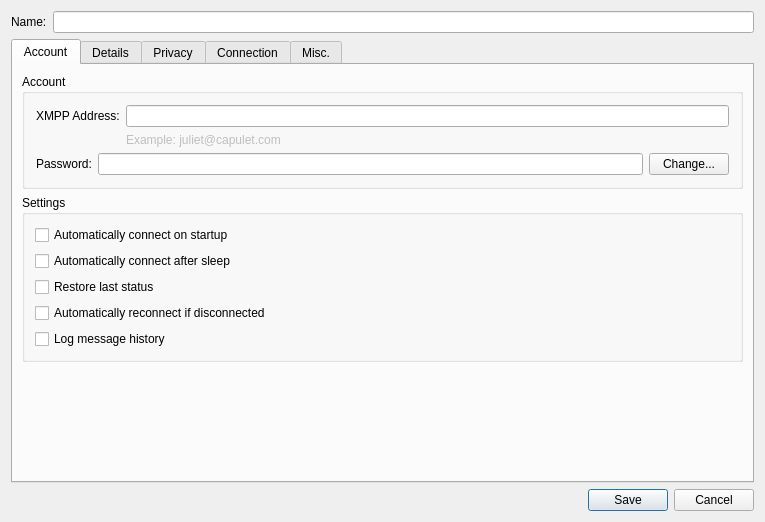
<?xml version="1.0" encoding="UTF-8"?>
<ui version="4.0">
 <class>AccountModify</class>
 <widget class="QDialog" name="AccountModify">
  <property name="geometry">
   <rect>
    <x>0</x>
    <y>0</y>
    <width>765</width>
    <height>522</height>
   </rect>
  </property>
  <property name="windowTitle">
   <string>Account Properties</string>
  </property>
  <layout class="QVBoxLayout" name="_2">
   <item>
    <layout class="QHBoxLayout" name="_3">
     <item>
      <widget class="QLabel" name="lb_name">
       <property name="text">
        <string>Name:</string>
       </property>
      </widget>
     </item>
     <item>
      <widget class="QLineEdit" name="le_name"/>
     </item>
    </layout>
   </item>
   <item>
    <widget class="QTabWidget" name="tab_main">
     <property name="tabShape">
      <enum>QTabWidget::Rounded</enum>
     </property>
     <property name="currentIndex">
      <number>0</number>
     </property>
     <widget class="QWidget" name="tab_account">
      <attribute name="title">
       <string>Account</string>
      </attribute>
      <layout class="QVBoxLayout">
       <property name="spacing">
        <number>6</number>
       </property>
       <property name="margin">
        <number>9</number>
       </property>
       <item>
        <widget class="QGroupBox" name="gb_account">
         <property name="title">
          <string>Account</string>
         </property>
         <layout class="QVBoxLayout">
          <property name="spacing">
           <number>6</number>
          </property>
          <property name="margin">
           <number>11</number>
          </property>
          <item>
           <layout class="QGridLayout">
            <property name="margin">
             <number>0</number>
            </property>
            <property name="spacing">
             <number>6</number>
            </property>
            <item row="1" column="1">
             <widget class="QLabel" name="lb_example">
              <property name="enabled">
               <bool>false</bool>
              </property>
              <property name="text">
               <string>Example: juliet@capulet.com</string>
              </property>
             </widget>
            </item>
            <item row="0" column="0">
             <widget class="QLabel" name="lb_jid">
              <property name="text">
               <string>XMPP Address:</string>
              </property>
             </widget>
            </item>
            <item row="0" column="1">
             <widget class="QLineEdit" name="le_jid"/>
            </item>
           </layout>
          </item>
          <item>
           <layout class="QHBoxLayout">
            <property name="spacing">
             <number>6</number>
            </property>
            <property name="margin">
             <number>0</number>
            </property>
            <item>
             <widget class="QLabel" name="textLabel1">
              <property name="text">
               <string>Password:</string>
              </property>
             </widget>
            </item>
            <item>
             <widget class="QLineEdit" name="le_pass">
              <property name="echoMode">
               <enum>QLineEdit::Password</enum>
              </property>
             </widget>
            </item>
            <item>
             <widget class="QPushButton" name="pb_changepw">
              <property name="text">
               <string>Change...</string>
              </property>
             </widget>
            </item>
           </layout>
          </item>
         </layout>
        </widget>
       </item>
       <item>
        <widget class="QGroupBox" name="groupBox46">
         <property name="title">
          <string>Settings</string>
         </property>
         <layout class="QVBoxLayout">
          <property name="spacing">
           <number>6</number>
          </property>
          <property name="margin">
           <number>10</number>
          </property>
          <item>
           <widget class="QCheckBox" name="ck_auto">
            <property name="text">
             <string>Automatically connect on startup</string>
            </property>
           </widget>
          </item>
          <item>
           <widget class="QCheckBox" name="ck_connectAfterSleep">
            <property name="text">
             <string>Automatically connect after sleep</string>
            </property>
           </widget>
          </item>
          <item>
           <widget class="QCheckBox" name="ck_autoSameStatus">
            <property name="text">
             <string>Restore last status</string>
            </property>
           </widget>
          </item>
          <item>
           <widget class="QCheckBox" name="ck_reconn">
            <property name="text">
             <string>Automatically reconnect if disconnected</string>
            </property>
           </widget>
          </item>
          <item>
           <widget class="QCheckBox" name="ck_log">
            <property name="text">
             <string>Log message history</string>
            </property>
           </widget>
          </item>
         </layout>
        </widget>
       </item>
       <item>
        <spacer>
         <property name="orientation">
          <enum>Qt::Vertical</enum>
         </property>
         <property name="sizeType">
          <enum>QSizePolicy::Expanding</enum>
         </property>
         <property name="sizeHint" stdset="0">
          <size>
           <width>20</width>
           <height>0</height>
          </size>
         </property>
        </spacer>
       </item>
      </layout>
     </widget>
     <widget class="QWidget" name="tab_details">
      <attribute name="title">
       <string>Details</string>
      </attribute>
      <layout class="QVBoxLayout">
       <property name="spacing">
        <number>6</number>
       </property>
       <property name="margin">
        <number>9</number>
       </property>
       <item>
        <widget class="QGroupBox" name="gb_personal">
         <property name="title">
          <string>Personal Information</string>
         </property>
         <layout class="QVBoxLayout">
          <property name="spacing">
           <number>6</number>
          </property>
          <property name="margin">
           <number>11</number>
          </property>
          <item>
           <widget class="QLabel" name="TextLabel3">
            <property name="text">
             <string>&lt;qt&gt;Information about you is stored as a VCard on the server, which other people can retrieve at any time.&lt;/qt&gt;</string>
            </property>
            <property name="wordWrap">
             <bool>true</bool>
            </property>
           </widget>
          </item>
          <item>
           <layout class="QHBoxLayout">
            <property name="spacing">
             <number>6</number>
            </property>
            <property name="margin">
             <number>0</number>
            </property>
            <item>
             <spacer>
              <property name="orientation">
               <enum>Qt::Horizontal</enum>
              </property>
              <property name="sizeType">
               <enum>QSizePolicy::Expanding</enum>
              </property>
              <property name="sizeHint" stdset="0">
               <size>
                <width>0</width>
                <height>0</height>
               </size>
              </property>
             </spacer>
            </item>
            <item>
             <widget class="QPushButton" name="pb_vcard">
              <property name="text">
               <string>Edit Personal &amp;Details...</string>
              </property>
             </widget>
            </item>
           </layout>
          </item>
         </layout>
        </widget>
       </item>
       <item>
        <widget class="QGroupBox" name="gb_pgp">
         <property name="title">
          <string>OpenPGP</string>
         </property>
         <layout class="QVBoxLayout">
          <property name="spacing">
           <number>6</number>
          </property>
          <property name="margin">
           <number>10</number>
          </property>
          <item>
           <layout class="QHBoxLayout">
            <property name="spacing">
             <number>6</number>
            </property>
            <property name="margin">
             <number>0</number>
            </property>
            <item>
             <widget class="IconLabel" name="lb_keyicon" native="true"/>
            </item>
            <item>
             <widget class="QLabel" name="lb_keyname">
              <property name="sizePolicy">
               <sizepolicy hsizetype="Expanding" vsizetype="Preferred">
                <horstretch>0</horstretch>
                <verstretch>0</verstretch>
               </sizepolicy>
              </property>
              <property name="text">
               <string>placeholder2</string>
              </property>
             </widget>
            </item>
           </layout>
          </item>
          <item>
           <layout class="QHBoxLayout">
            <property name="spacing">
             <number>6</number>
            </property>
            <property name="margin">
             <number>0</number>
            </property>
            <item>
             <spacer>
              <property name="orientation">
               <enum>Qt::Horizontal</enum>
              </property>
              <property name="sizeType">
               <enum>QSizePolicy::Expanding</enum>
              </property>
              <property name="sizeHint" stdset="0">
               <size>
                <width>0</width>
                <height>20</height>
               </size>
              </property>
             </spacer>
            </item>
            <item>
             <widget class="QPushButton" name="pb_key">
              <property name="text">
               <string>Select &amp;Key...</string>
              </property>
             </widget>
            </item>
            <item>
             <widget class="QPushButton" name="pb_keyclear">
              <property name="text">
               <string>Use None</string>
              </property>
             </widget>
            </item>
           </layout>
          </item>
         </layout>
        </widget>
       </item>
       <item>
        <spacer>
         <property name="orientation">
          <enum>Qt::Vertical</enum>
         </property>
         <property name="sizeType">
          <enum>QSizePolicy::Expanding</enum>
         </property>
         <property name="sizeHint" stdset="0">
          <size>
           <width>20</width>
           <height>0</height>
          </size>
         </property>
        </spacer>
       </item>
      </layout>
     </widget>
     <widget class="QWidget" name="tab_privacy">
      <attribute name="title">
       <string>Privacy</string>
      </attribute>
      <layout class="QVBoxLayout">
       <property name="spacing">
        <number>6</number>
       </property>
       <property name="margin">
        <number>9</number>
       </property>
       <item>
        <widget class="QStackedWidget" name="ws_privacy">
         <property name="currentIndex">
          <number>1</number>
         </property>
         <widget class="QWidget" name="pg_privacyStatus">
          <layout class="QVBoxLayout">
           <property name="spacing">
            <number>6</number>
           </property>
           <property name="margin">
            <number>0</number>
           </property>
           <item>
            <spacer>
             <property name="orientation">
              <enum>Qt::Vertical</enum>
             </property>
             <property name="sizeHint" stdset="0">
              <size>
               <width>20</width>
               <height>0</height>
              </size>
             </property>
            </spacer>
           </item>
           <item>
            <widget class="QLabel" name="lb_privacyStatus">
             <property name="text">
              <string/>
             </property>
             <property name="alignment">
              <set>Qt::AlignCenter</set>
             </property>
            </widget>
           </item>
           <item>
            <spacer>
             <property name="orientation">
              <enum>Qt::Vertical</enum>
             </property>
             <property name="sizeHint" stdset="0">
              <size>
               <width>20</width>
               <height>0</height>
              </size>
             </property>
            </spacer>
           </item>
          </layout>
         </widget>
         <widget class="QWidget" name="pg_privacy">
          <layout class="QVBoxLayout">
           <property name="spacing">
            <number>6</number>
           </property>
           <property name="margin">
            <number>0</number>
           </property>
           <item>
            <widget class="QGroupBox" name="groupBox">
             <property name="title">
              <string>Blocked Contacts</string>
             </property>
             <layout class="QHBoxLayout">
              <property name="spacing">
               <number>6</number>
              </property>
              <property name="margin">
               <number>9</number>
              </property>
              <item>
               <widget class="QListView" name="lv_blocked"/>
              </item>
              <item>
               <layout class="QVBoxLayout">
                <property name="spacing">
                 <number>6</number>
                </property>
                <property name="margin">
                 <number>0</number>
                </property>
                <item>
                 <widget class="QPushButton" name="pb_addBlock">
                  <property name="text">
                   <string>Add</string>
                  </property>
                 </widget>
                </item>
                <item>
                 <widget class="QPushButton" name="pb_removeBlock">
                  <property name="text">
                   <string>Remove</string>
                  </property>
                 </widget>
                </item>
                <item>
                 <spacer>
                  <property name="orientation">
                   <enum>Qt::Vertical</enum>
                  </property>
                  <property name="sizeHint" stdset="0">
                   <size>
                    <width>20</width>
                    <height>0</height>
                   </size>
                  </property>
                 </spacer>
                </item>
               </layout>
              </item>
             </layout>
            </widget>
           </item>
           <item>
            <layout class="QHBoxLayout">
             <property name="spacing">
              <number>6</number>
             </property>
             <property name="margin">
              <number>0</number>
             </property>
             <item>
              <widget class="QLabel" name="lb_customPrivacy">
               <property name="text">
                <string>You are using advanced settings. This list may not be accurate.</string>
               </property>
               <property name="wordWrap">
                <bool>true</bool>
               </property>
              </widget>
             </item>
             <item>
              <spacer>
               <property name="orientation">
                <enum>Qt::Horizontal</enum>
               </property>
               <property name="sizeHint" stdset="0">
                <size>
                 <width>0</width>
                 <height>20</height>
                </size>
               </property>
              </spacer>
             </item>
             <item>
              <widget class="QPushButton" name="pb_privacy">
               <property name="text">
                <string>Advanced ...</string>
               </property>
              </widget>
             </item>
            </layout>
           </item>
          </layout>
         </widget>
        </widget>
       </item>
      </layout>
     </widget>
     <widget class="QWidget" name="tab_connection">
      <attribute name="title">
       <string>Connection</string>
      </attribute>
      <layout class="QVBoxLayout">
       <property name="spacing">
        <number>6</number>
       </property>
       <property name="margin">
        <number>9</number>
       </property>
       <item>
        <layout class="QHBoxLayout">
         <property name="spacing">
          <number>6</number>
         </property>
         <property name="margin">
          <number>0</number>
         </property>
         <item>
          <widget class="QLabel" name="lb_proxy">
           <property name="text">
            <string>Connection proxy:</string>
           </property>
          </widget>
         </item>
         <item>
          <widget class="QLabel" name="lb_proxychooser">
           <property name="text">
            <string>proxychooser</string>
           </property>
          </widget>
         </item>
        </layout>
       </item>
       <item>
        <widget class="QCheckBox" name="ck_compress">
         <property name="text">
          <string>Compress traffic (if possible)</string>
         </property>
        </widget>
       </item>
       <item>
        <widget class="QCheckBox" name="ck_keepAlive">
         <property name="text">
          <string>Send &quot;keep-alive&quot; packets (to prevent timeouts)</string>
         </property>
        </widget>
       </item>
       <item>
        <widget class="QCheckBox" name="ck_host">
         <property name="text">
          <string>Manually Specify Server Host/Port:</string>
         </property>
        </widget>
       </item>
       <item>
        <layout class="QHBoxLayout">
         <property name="spacing">
          <number>6</number>
         </property>
         <property name="margin">
          <number>0</number>
         </property>
         <item>
          <widget class="QLabel" name="lb_host">
           <property name="text">
            <string>Host:</string>
           </property>
          </widget>
         </item>
         <item>
          <widget class="QLineEdit" name="le_host"/>
         </item>
         <item>
          <widget class="QLabel" name="lb_port">
           <property name="text">
            <string>Port:</string>
           </property>
          </widget>
         </item>
         <item>
          <widget class="QLineEdit" name="le_port">
           <property name="minimumSize">
            <size>
             <width>56</width>
             <height>0</height>
            </size>
           </property>
           <property name="maximumSize">
            <size>
             <width>56</width>
             <height>32767</height>
            </size>
           </property>
          </widget>
         </item>
        </layout>
       </item>
       <item>
        <layout class="QHBoxLayout">
         <property name="spacing">
          <number>6</number>
         </property>
         <property name="margin">
          <number>0</number>
         </property>
         <item>
          <widget class="QLabel" name="lb_ssl">
           <property name="text">
            <string>Encrypt connection:</string>
           </property>
          </widget>
         </item>
         <item>
          <widget class="QComboBox" name="cb_ssl">
           <property name="sizePolicy">
            <sizepolicy hsizetype="Minimum" vsizetype="Fixed">
             <horstretch>0</horstretch>
             <verstretch>0</verstretch>
            </sizepolicy>
           </property>
           <property name="sizeAdjustPolicy">
            <enum>QComboBox::AdjustToContents</enum>
           </property>
          </widget>
         </item>
         <item>
          <spacer>
           <property name="orientation">
            <enum>Qt::Horizontal</enum>
           </property>
           <property name="sizeType">
            <enum>QSizePolicy::Expanding</enum>
           </property>
           <property name="sizeHint" stdset="0">
            <size>
             <width>0</width>
             <height>16</height>
            </size>
           </property>
          </spacer>
         </item>
        </layout>
       </item>
       <item>
        <layout class="QHBoxLayout">
         <property name="spacing">
          <number>6</number>
         </property>
         <property name="margin">
          <number>0</number>
         </property>
         <item>
          <widget class="QLabel" name="lb_plain">
           <property name="text">
            <string>Allow plaintext authentication:</string>
           </property>
          </widget>
         </item>
         <item>
          <widget class="QComboBox" name="cb_plain">
           <property name="sizePolicy">
            <sizepolicy hsizetype="Minimum" vsizetype="Fixed">
             <horstretch>0</horstretch>
             <verstretch>0</verstretch>
            </sizepolicy>
           </property>
           <property name="sizeAdjustPolicy">
            <enum>QComboBox::AdjustToContents</enum>
           </property>
          </widget>
         </item>
         <item>
          <spacer>
           <property name="orientation">
            <enum>Qt::Horizontal</enum>
           </property>
           <property name="sizeType">
            <enum>QSizePolicy::Expanding</enum>
           </property>
           <property name="sizeHint" stdset="0">
            <size>
             <width>0</width>
             <height>16</height>
            </size>
           </property>
          </spacer>
         </item>
        </layout>
       </item>
       <item>
        <widget class="QCheckBox" name="ck_req_mutual">
         <property name="text">
          <string>Require mutual authentication</string>
         </property>
        </widget>
       </item>
       <item>
        <layout class="QHBoxLayout">
         <property name="spacing">
          <number>6</number>
         </property>
         <property name="margin">
          <number>0</number>
         </property>
         <item>
          <widget class="QLabel" name="lb_security_level">
           <property name="text">
            <string>SASL Security Level:</string>
           </property>
          </widget>
         </item>
         <item>
          <widget class="QComboBox" name="cb_security_level">
           <property name="sizePolicy">
            <sizepolicy hsizetype="Minimum" vsizetype="Fixed">
             <horstretch>0</horstretch>
             <verstretch>0</verstretch>
            </sizepolicy>
           </property>
           <property name="sizeAdjustPolicy">
            <enum>QComboBox::AdjustToContents</enum>
           </property>
          </widget>
         </item>
         <item>
          <spacer>
           <property name="orientation">
            <enum>Qt::Horizontal</enum>
           </property>
           <property name="sizeType">
            <enum>QSizePolicy::Expanding</enum>
           </property>
           <property name="sizeHint" stdset="0">
            <size>
             <width>0</width>
             <height>16</height>
            </size>
           </property>
          </spacer>
         </item>
        </layout>
       </item>
       <item>
        <spacer>
         <property name="orientation">
          <enum>Qt::Vertical</enum>
         </property>
         <property name="sizeType">
          <enum>QSizePolicy::Expanding</enum>
         </property>
         <property name="sizeHint" stdset="0">
          <size>
           <width>20</width>
           <height>0</height>
          </size>
         </property>
        </spacer>
       </item>
      </layout>
     </widget>
     <widget class="QWidget" name="tab_misc">
      <attribute name="title">
       <string>Misc.</string>
      </attribute>
      <layout class="QVBoxLayout" name="verticalLayout_2">
       <item>
        <layout class="QHBoxLayout" name="horizontalLayout_3">
         <item>
          <widget class="QLabel" name="lb_resource">
           <property name="text">
            <string>Resource:</string>
           </property>
          </widget>
         </item>
         <item>
          <widget class="QComboBox" name="cb_resource"/>
         </item>
         <item>
          <widget class="QLineEdit" name="le_resource">
           <property name="minimumSize">
            <size>
             <width>100</width>
             <height>0</height>
            </size>
           </property>
          </widget>
         </item>
        </layout>
       </item>
       <item>
        <layout class="QHBoxLayout">
         <property name="spacing">
          <number>6</number>
         </property>
         <property name="margin">
          <number>0</number>
         </property>
         <item>
          <widget class="QLabel" name="lb_priority">
           <property name="text">
            <string>Default priority:</string>
           </property>
          </widget>
         </item>
         <item>
          <widget class="QComboBox" name="cb_priority"/>
         </item>
         <item>
          <widget class="QSpinBox" name="sb_priority">
           <property name="minimumSize">
            <size>
             <width>60</width>
             <height>0</height>
            </size>
           </property>
           <property name="maximumSize">
            <size>
             <width>60</width>
             <height>16777215</height>
            </size>
           </property>
           <property name="minimum">
            <number>-128</number>
           </property>
           <property name="maximum">
            <number>127</number>
           </property>
          </widget>
         </item>
        </layout>
       </item>
       <item>
        <widget class="QGroupBox" name="groupBox_3">
         <property name="title">
          <string>Data Transfer</string>
         </property>
         <layout class="QVBoxLayout" name="verticalLayout_3">
          <item>
           <widget class="QCheckBox" name="ck_ibbOnly">
            <property name="text">
             <string>In-Band only (slow)</string>
            </property>
           </widget>
          </item>
          <item>
           <layout class="QHBoxLayout">
            <property name="spacing">
             <number>6</number>
            </property>
            <property name="margin">
             <number>0</number>
            </property>
            <item>
             <widget class="QLabel" name="lb_dtProxy">
              <property name="text">
               <string>Proxy:</string>
              </property>
             </widget>
            </item>
            <item>
             <widget class="QLineEdit" name="le_dtProxy"/>
            </item>
           </layout>
          </item>
         </layout>
        </widget>
       </item>
       <item>
        <widget class="QGroupBox" name="groupBox_2">
         <property name="title">
          <string>STUN/TURN</string>
         </property>
         <layout class="QVBoxLayout" name="verticalLayout">
          <item>
           <layout class="QHBoxLayout">
            <item>
             <widget class="QLabel" name="lb_stunHost">
              <property name="text">
               <string>Host:</string>
              </property>
             </widget>
            </item>
            <item>
             <widget class="QComboBox" name="cb_stunHost">
              <property name="sizePolicy">
               <sizepolicy hsizetype="Expanding" vsizetype="Fixed">
                <horstretch>0</horstretch>
                <verstretch>0</verstretch>
               </sizepolicy>
              </property>
              <property name="editable">
               <bool>true</bool>
              </property>
              <property name="insertPolicy">
               <enum>QComboBox::NoInsert</enum>
              </property>
             </widget>
            </item>
           </layout>
          </item>
          <item>
           <layout class="QHBoxLayout" name="horizontalLayout">
            <item>
             <widget class="QLabel" name="label">
              <property name="text">
               <string>Username:</string>
              </property>
             </widget>
            </item>
            <item>
             <widget class="QLineEdit" name="le_stunUser">
              <property name="text">
               <string/>
              </property>
             </widget>
            </item>
            <item>
             <widget class="QLabel" name="label_2">
              <property name="text">
               <string>Password:</string>
              </property>
             </widget>
            </item>
            <item>
             <widget class="QLineEdit" name="le_stunPass">
              <property name="echoMode">
               <enum>QLineEdit::Password</enum>
              </property>
             </widget>
            </item>
           </layout>
          </item>
         </layout>
        </widget>
       </item>
       <item>
        <widget class="QCheckBox" name="ck_custom_auth">
         <property name="text">
          <string>Authenticate as:</string>
         </property>
        </widget>
       </item>
       <item>
        <layout class="QHBoxLayout">
         <property name="spacing">
          <number>6</number>
         </property>
         <property name="margin">
          <number>0</number>
         </property>
         <item>
          <widget class="QLabel" name="lb_authid">
           <property name="enabled">
            <bool>false</bool>
           </property>
           <property name="text">
            <string>Username:</string>
           </property>
          </widget>
         </item>
         <item>
          <widget class="QLineEdit" name="le_authid">
           <property name="enabled">
            <bool>false</bool>
           </property>
           <property name="sizePolicy">
            <sizepolicy hsizetype="Expanding" vsizetype="Fixed">
             <horstretch>2</horstretch>
             <verstretch>0</verstretch>
            </sizepolicy>
           </property>
          </widget>
         </item>
         <item>
          <widget class="QLabel" name="lb_realm">
           <property name="enabled">
            <bool>false</bool>
           </property>
           <property name="text">
            <string>Realm:</string>
           </property>
          </widget>
         </item>
         <item>
          <widget class="QLineEdit" name="le_realm">
           <property name="enabled">
            <bool>false</bool>
           </property>
           <property name="sizePolicy">
            <sizepolicy hsizetype="Expanding" vsizetype="Fixed">
             <horstretch>3</horstretch>
             <verstretch>0</verstretch>
            </sizepolicy>
           </property>
          </widget>
         </item>
        </layout>
       </item>
       <item>
        <widget class="QCheckBox" name="ck_scram_salted_password">
         <property name="toolTip">
          <string>&lt;b&gt;Attention!&lt;/b&gt;
&lt;br/&gt;
When you enable this option you will not be able to find your password in config files. Only hash text will be there. So if you forget your password, it will be lost if you have not make a backup somewhere else.</string>
         </property>
         <property name="text">
          <string>Store hash instead of plaintext password if server supports this feature.</string>
         </property>
        </widget>
       </item>
       <item>
        <layout class="QHBoxLayout" name="horizontalLayout_2">
         <item>
          <widget class="QLabel" name="label_3">
           <property name="text">
            <string>Nested groups delimiter: </string>
           </property>
          </widget>
         </item>
         <item>
          <widget class="QLineEdit" name="le_groupsdelimiter">
           <property name="sizePolicy">
            <sizepolicy hsizetype="Fixed" vsizetype="Fixed">
             <horstretch>0</horstretch>
             <verstretch>0</verstretch>
            </sizepolicy>
           </property>
           <property name="maximumSize">
            <size>
             <width>64</width>
             <height>16777215</height>
            </size>
           </property>
           <property name="readOnly">
            <bool>true</bool>
           </property>
          </widget>
         </item>
         <item>
          <spacer name="horizontalSpacer">
           <property name="orientation">
            <enum>Qt::Horizontal</enum>
           </property>
           <property name="sizeHint" stdset="0">
            <size>
             <width>40</width>
             <height>20</height>
            </size>
           </property>
          </spacer>
         </item>
         <item>
          <widget class="QPushButton" name="pb_groupsdelimiter">
           <property name="text">
            <string>Change...</string>
           </property>
          </widget>
         </item>
         <item>
          <widget class="QPushButton" name="pb_disablegroupsdelimiter">
           <property name="text">
            <string>Disable</string>
           </property>
          </widget>
         </item>
        </layout>
       </item>
       <item>
        <spacer>
         <property name="orientation">
          <enum>Qt::Vertical</enum>
         </property>
         <property name="sizeType">
          <enum>QSizePolicy::Expanding</enum>
         </property>
         <property name="sizeHint" stdset="0">
          <size>
           <width>460</width>
           <height>0</height>
          </size>
         </property>
        </spacer>
       </item>
      </layout>
     </widget>
    </widget>
   </item>
   <item>
    <widget class="QDialogButtonBox" name="buttonBox">
     <property name="standardButtons">
      <set>QDialogButtonBox::Cancel|QDialogButtonBox::Save</set>
     </property>
    </widget>
   </item>
  </layout>
 </widget>
 <layoutdefault spacing="6" margin="11"/>
 <customwidgets>
  <customwidget>
   <class>IconLabel</class>
   <extends>QWidget</extends>
   <header>iconlabel.h</header>
   <container>1</container>
  </customwidget>
 </customwidgets>
 <tabstops>
  <tabstop>le_name</tabstop>
  <tabstop>tab_main</tabstop>
  <tabstop>le_jid</tabstop>
  <tabstop>le_pass</tabstop>
  <tabstop>pb_changepw</tabstop>
  <tabstop>ck_auto</tabstop>
  <tabstop>ck_connectAfterSleep</tabstop>
  <tabstop>ck_reconn</tabstop>
  <tabstop>ck_log</tabstop>
  <tabstop>pb_vcard</tabstop>
  <tabstop>pb_key</tabstop>
  <tabstop>pb_keyclear</tabstop>
  <tabstop>lv_blocked</tabstop>
  <tabstop>pb_addBlock</tabstop>
  <tabstop>pb_removeBlock</tabstop>
  <tabstop>pb_privacy</tabstop>
  <tabstop>ck_compress</tabstop>
  <tabstop>ck_keepAlive</tabstop>
  <tabstop>ck_host</tabstop>
  <tabstop>le_host</tabstop>
  <tabstop>le_port</tabstop>
  <tabstop>cb_ssl</tabstop>
  <tabstop>cb_plain</tabstop>
  <tabstop>ck_req_mutual</tabstop>
  <tabstop>cb_security_level</tabstop>
  <tabstop>le_dtProxy</tabstop>
  <tabstop>le_stunUser</tabstop>
  <tabstop>le_stunPass</tabstop>
  <tabstop>ck_custom_auth</tabstop>
  <tabstop>le_authid</tabstop>
  <tabstop>le_realm</tabstop>
  <tabstop>buttonBox</tabstop>
 </tabstops>
 <resources/>
 <connections>
  <connection>
   <sender>buttonBox</sender>
   <signal>rejected()</signal>
   <receiver>AccountModify</receiver>
   <slot>reject()</slot>
   <hints>
    <hint type="sourcelabel">
     <x>355</x>
     <y>512</y>
    </hint>
    <hint type="destinationlabel">
     <x>523</x>
     <y>386</y>
    </hint>
   </hints>
  </connection>
 </connections>
</ui>
